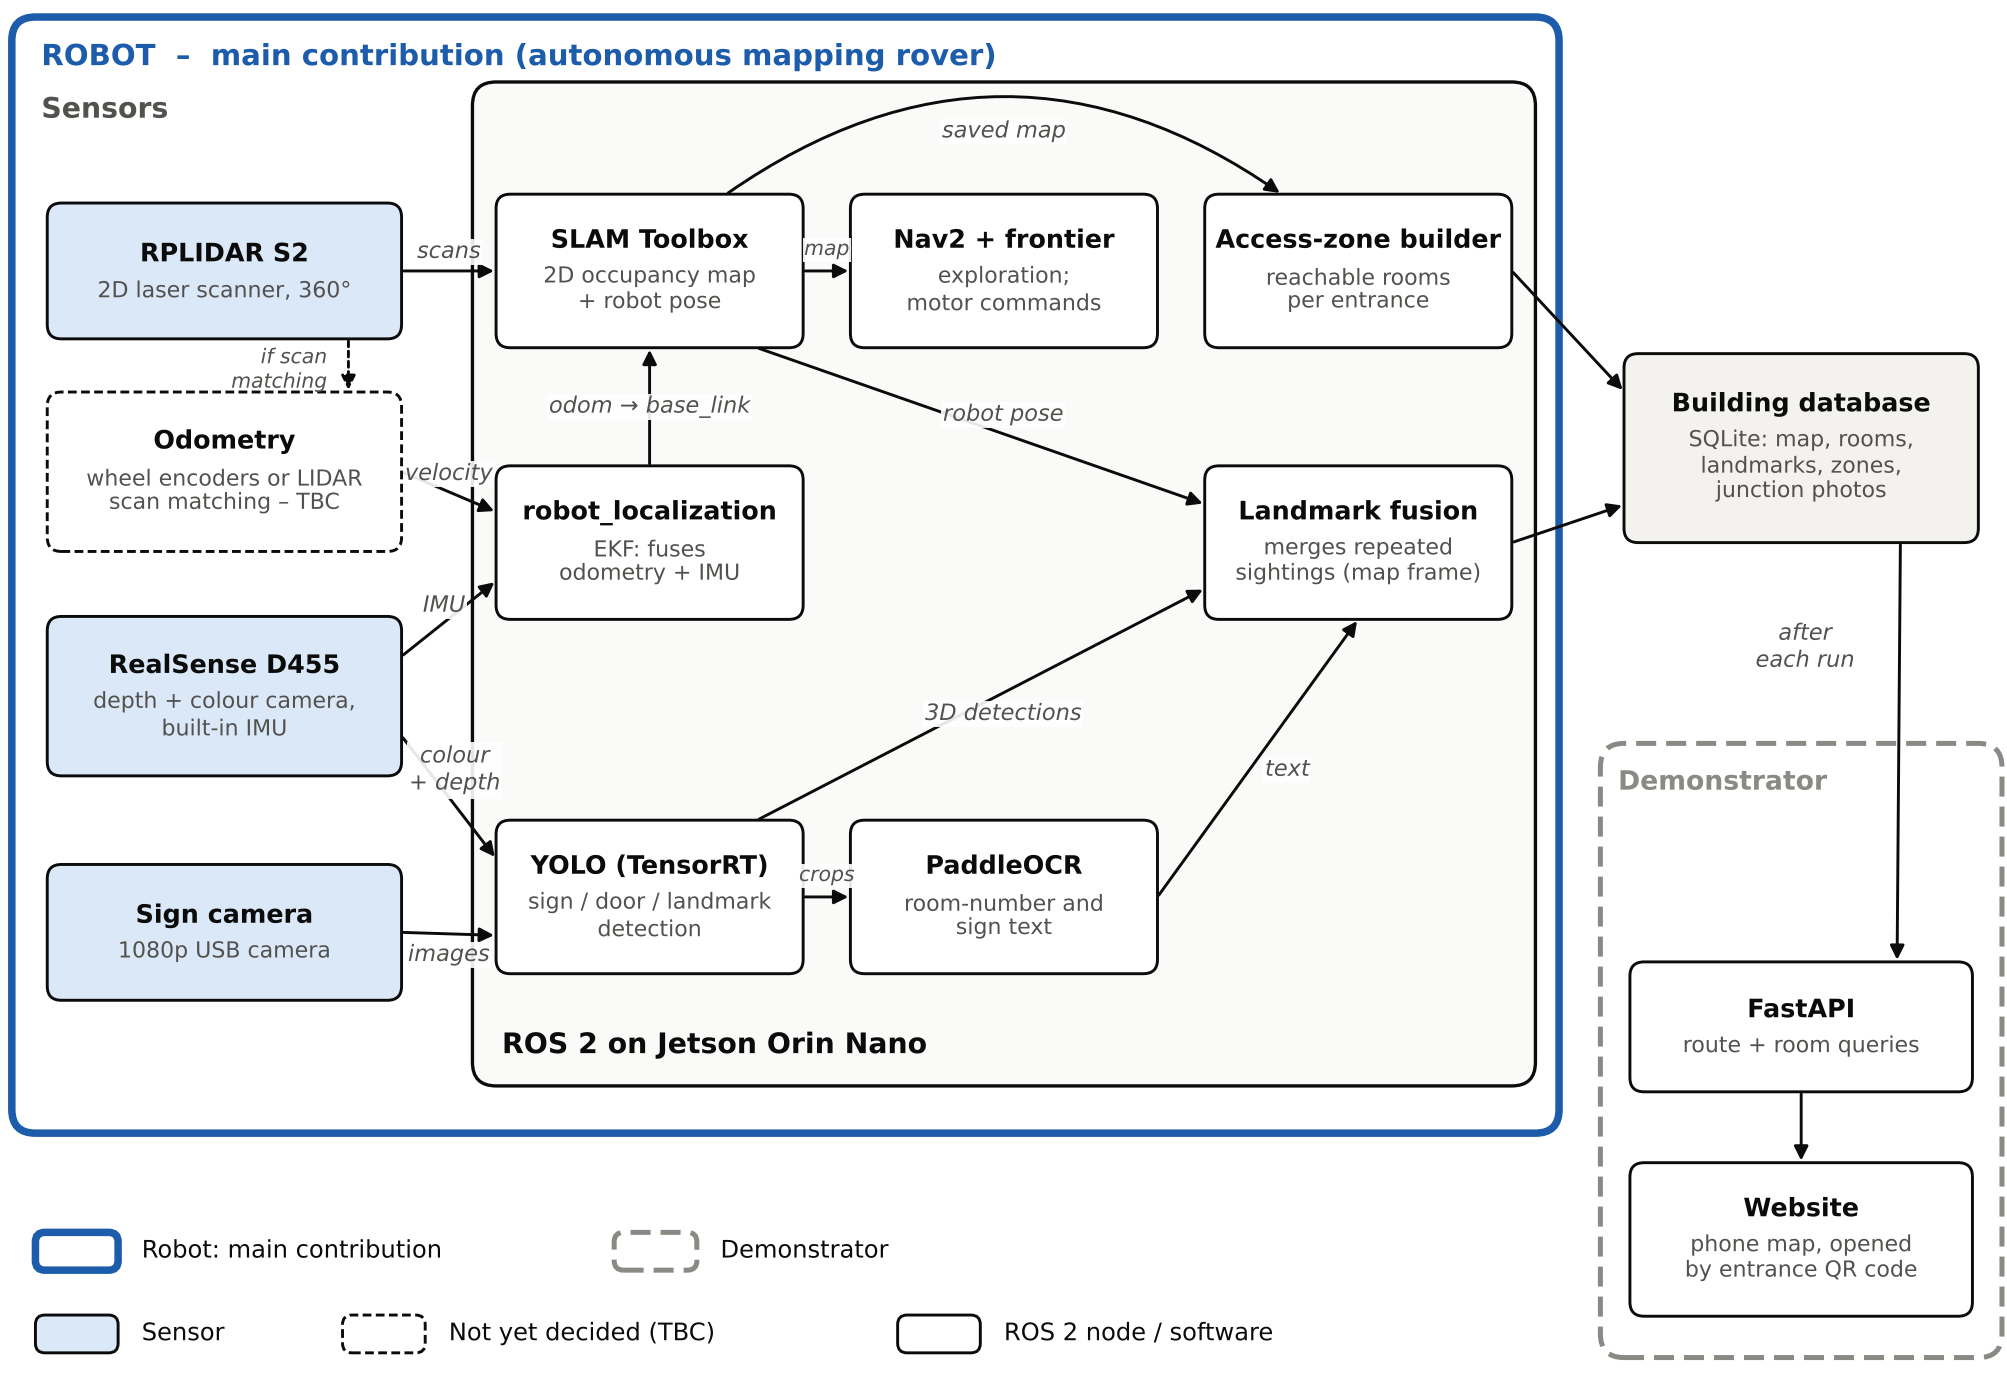

The script that saved this image:
"""Figure 1 of the EEE3094 project proposal: Merz Mapper system architecture.

Run from any directory:
    python docs/proposal/figures/architecture.py

Writes architecture.png (300 dpi) and architecture.pdf next to this script,
sized to the 170 mm text width of an A4 portrait page with 20 mm margins.

Blocks follow docs/SOFTWARE_ARCHITECTURE.md (data flow). The odometry source is
deliberately left open: OPEN_ISSUES #15 / decisions #10 are unresolved, so it is
drawn with a dashed border and labelled TBC.
"""

from pathlib import Path

import matplotlib

matplotlib.use("Agg")
import matplotlib.pyplot as plt  # noqa: E402
from matplotlib.patches import FancyArrowPatch, FancyBboxPatch  # noqa: E402

OUT_DIR = Path(__file__).resolve().parent
MM = 1 / 25.4
W, H = 170, 118  # mm; drawing units are millimetres

INK = "#0b0b0b"
INK_2 = "#52514e"
SENSOR = "#dbe8f8"   # light blue: sensors
ROS = "#ffffff"      # white: ROS 2 nodes
DATA = "#f3f2ee"     # warm grey: data store
WEB = "#ffffff"
ROBOT_EDGE = "#1c5cab"
DEMO_EDGE = "#8a8984"

FS = 6.1  # body font size (pt)


def box(ax, x, y, w, h, text, fc=ROS, ec=INK, lw=0.7, ls="-", bold_first=True, fs=FS):
    """Rounded box centred on (x, y). First line bold."""
    ax.add_patch(FancyBboxPatch((x - w / 2, y - h / 2), w, h,
                                boxstyle="round,pad=0,rounding_size=1.2",
                                fc=fc, ec=ec, lw=lw, ls=ls, zorder=3))
    lines = text.split("\n")
    if bold_first and len(lines) > 1:
        nb = len(lines) - 1
        top = y + (nb * 2.3 + 2.6) / 2  # centre the title + body block
        ax.text(x, top, lines[0], ha="center", va="top",
                fontsize=fs, fontweight="bold", color=INK, zorder=4)
        ax.text(x, top - 3.0, "\n".join(lines[1:]), ha="center", va="top",
                fontsize=fs - 0.8, color=INK_2, zorder=4, linespacing=1.15)
    else:
        ax.text(x, y, text, ha="center", va="center", fontsize=fs, fontweight="bold",
                color=INK, zorder=4)
    return dict(x=x, y=y, w=w, h=h)


def side(b, where, t=0.5):
    """Point on a box edge: where in l/r/t/b, t = fraction along the edge."""
    x0, y0 = b["x"] - b["w"] / 2, b["y"] - b["h"] / 2
    if where == "l":
        return (x0, y0 + t * b["h"])
    if where == "r":
        return (x0 + b["w"], y0 + t * b["h"])
    if where == "t":
        return (x0 + t * b["w"], y0 + b["h"])
    return (x0 + t * b["w"], y0)


def arrow(ax, p, q, label=None, rad=0.0, ls="-", lpos=0.5, loff=(0, 1.2), color=INK, fs=5.4):
    ax.add_patch(FancyArrowPatch(p, q, arrowstyle="-|>", mutation_scale=7, lw=0.7,
                                 color=color, ls=ls, shrinkA=0.5, shrinkB=0.5,
                                 connectionstyle=f"arc3,rad={rad}", zorder=2))
    if label:
        mx = p[0] + (q[0] - p[0]) * lpos + loff[0]
        my = p[1] + (q[1] - p[1]) * lpos + loff[1]
        ax.text(mx, my, label, ha="center", va="center", fontsize=fs, color=INK_2,
                style="italic", zorder=5,
                bbox=dict(fc="white", ec="none", pad=0.4, alpha=0.9))


def container(ax, x0, y0, x1, y1, title, ec, lw, ls="-", fc="none", title_fs=7.0, title_x=None,
              bottom=False):
    ax.add_patch(FancyBboxPatch((x0, y0), x1 - x0, y1 - y0,
                                boxstyle="round,pad=0,rounding_size=2.0",
                                fc=fc, ec=ec, lw=lw, ls=ls, zorder=1))
    ax.text(title_x if title_x is not None else x0 + 2.5, y0 + 2.2 if bottom else y1 - 2.2, title,
            ha="left", va="bottom" if bottom else "top",
            fontsize=title_fs, fontweight="bold", color=ec if ec != INK else INK, zorder=4)


def build():
    plt.rcParams.update({"font.family": "DejaVu Sans", "pdf.fonttype": 42})
    fig = plt.figure(figsize=(W * MM, H * MM))
    ax = fig.add_axes([0, 0, 1, 1])
    ax.set_xlim(0, W)
    ax.set_ylim(0, H)
    ax.set_aspect("equal")
    ax.axis("off")

    # --- Containers -------------------------------------------------------
    container(ax, 1.0, 22.0, 132.0, 116.5,
              "ROBOT  –  main contribution (autonomous mapping rover)",
              ROBOT_EDGE, 1.8)
    ax.text(3.5, 108.6, "Sensors", fontsize=6.8, fontweight="bold", color=INK_2, va="center")
    container(ax, 40.0, 26.0, 130.0, 111.0, "ROS 2 on Jetson Orin Nano", INK, 0.8,
              fc="#fafaf8", title_fs=6.8, bottom=True)
    container(ax, 135.5, 3.0, 169.5, 55.0, "Demonstrator", DEMO_EDGE, 1.2, ls=(0, (4, 2)),
              title_fs=6.4, title_x=137.0)

    # --- Sensors (x centre 21) --------------------------------------------
    sw, sh = 30, 11.5
    lidar = box(ax, 19, 95, sw, sh, "RPLIDAR S2\n2D laser scanner, 360°", fc=SENSOR)
    odom = box(ax, 19, 78, sw, 13.5,
               "Odometry\nwheel encoders or LIDAR\nscan matching – TBC", fc="white", ls=(0, (3, 1.5)))
    d455 = box(ax, 19, 59, sw, 13.5, "RealSense D455\ndepth + colour camera,\nbuilt-in IMU", fc=SENSOR)
    cam = box(ax, 19, 39, sw, 11.5, "Sign camera\n1080p USB camera", fc=SENSOR)

    # --- ROS 2 nodes (3 columns) -------------------------------------------
    c1, c2, c3 = 55, 85, 115
    nw, nh = 26, 13
    slam = box(ax, c1, 95, nw, nh, "SLAM Toolbox\n2D occupancy map\n+ robot pose")
    nav = box(ax, c2, 95, nw, nh, "Nav2 + frontier\nexploration;\nmotor commands")
    zones = box(ax, c3, 95, nw, nh, "Access-zone builder\nreachable rooms\nper entrance")
    ekf = box(ax, c1, 72, nw, nh, "robot_localization\nEKF: fuses\nodometry + IMU")
    fuse = box(ax, c3, 72, nw, nh, "Landmark fusion\nmerges repeated\nsightings (map frame)")
    yolo = box(ax, c1, 42, nw, nh, "YOLO (TensorRT)\nsign / door / landmark\ndetection")
    ocr = box(ax, c2, 42, nw, nh, "PaddleOCR\nroom-number and\nsign text")

    # --- Data + demonstrator ----------------------------------------------
    db = box(ax, 152.5, 80, 30, 16, "Building database\nSQLite: map, rooms,\nlandmarks, zones,\njunction photos", fc=DATA)
    api = box(ax, 152.5, 31, 29, 11, "FastAPI\nroute + room queries")
    web = box(ax, 152.5, 13, 29, 13, "Website\nphone map, opened\nby entrance QR code")

    # --- Arrows -------------------------------------------------------------
    arrow(ax, side(lidar, "r"), side(slam, "l"), "scans", loff=(0, 1.6))
    arrow(ax, side(lidar, "b", 0.85), side(odom, "t", 0.85), ls=(0, (2, 1.5)))
    ax.text(side(lidar, "b", 0.85)[0] - 1.8, 86.6, "if scan\nmatching", fontsize=4.9, color=INK_2,
            ha="right", va="center", style="italic")
    arrow(ax, side(odom, "r"), side(ekf, "l", 0.7), "velocity", loff=(0, 1.5))
    arrow(ax, side(d455, "r", 0.75), side(ekf, "l", 0.25), "IMU", lpos=0.45, loff=(0, 1.4))
    arrow(ax, side(d455, "r", 0.25), side(yolo, "l", 0.75), "colour\n+ depth", lpos=0.5, loff=(0.5, 2.3))
    arrow(ax, side(cam, "r"), side(yolo, "l", 0.25), "images", lpos=0.5, loff=(0, -1.8))
    arrow(ax, side(ekf, "t"), side(slam, "b"), "odom → base_link", loff=(0, 0))
    arrow(ax, side(slam, "r"), side(nav, "l"), "map", loff=(0, 1.8), fs=4.9)
    arrow(ax, side(slam, "t", 0.75), side(zones, "t", 0.25), "saved map", rad=-0.35, lpos=0.5, loff=(0, 5.3))
    arrow(ax, side(slam, "b", 0.85), side(fuse, "l", 0.75), "robot pose", lpos=0.55, loff=(0, 1.6))
    arrow(ax, side(yolo, "r"), side(ocr, "l"), "crops", loff=(0, 1.8), fs=4.9)
    arrow(ax, side(yolo, "t", 0.85), side(fuse, "l", 0.2), "3D detections", lpos=0.55, loff=(0, -1.8))
    arrow(ax, side(ocr, "r"), side(fuse, "b", 0.5), "text", lpos=0.5, loff=(2.5, -1.0))
    arrow(ax, side(zones, "r"), side(db, "l", 0.8), None)
    arrow(ax, side(fuse, "r"), side(db, "l", 0.2), None)
    arrow(ax, side(db, "b", 0.78), side(api, "t", 0.78), "after\neach run", lpos=0.25, loff=(-8.0, 0))
    arrow(ax, side(api, "b"), side(web, "t"), None)

    # --- Key ----------------------------------------------------------------
    ky = 12.0
    ax.add_patch(FancyBboxPatch((3, ky - 1.6), 7, 3.2, boxstyle="round,pad=0,rounding_size=0.8",
                                fc="none", ec=ROBOT_EDGE, lw=1.8))
    ax.text(12, ky, "Robot: main contribution", fontsize=5.8, va="center", color=INK)
    ax.add_patch(FancyBboxPatch((52, ky - 1.6), 7, 3.2, boxstyle="round,pad=0,rounding_size=0.8",
                                fc="none", ec=DEMO_EDGE, lw=1.2, ls=(0, (4, 2))))
    ax.text(61, ky, "Demonstrator", fontsize=5.8, va="center", color=INK)
    ax.add_patch(FancyBboxPatch((3, ky - 8.6), 7, 3.2, boxstyle="round,pad=0,rounding_size=0.8",
                                fc=SENSOR, ec=INK, lw=0.7))
    ax.text(12, ky - 7, "Sensor", fontsize=5.8, va="center", color=INK)
    ax.add_patch(FancyBboxPatch((29, ky - 8.6), 7, 3.2, boxstyle="round,pad=0,rounding_size=0.8",
                                fc="white", ec=INK, lw=0.7, ls=(0, (3, 1.5))))
    ax.text(38, ky - 7, "Not yet decided (TBC)", fontsize=5.8, va="center", color=INK)
    ax.add_patch(FancyBboxPatch((76, ky - 8.6), 7, 3.2, boxstyle="round,pad=0,rounding_size=0.8",
                                fc="white", ec=INK, lw=0.7))
    ax.text(85, ky - 7, "ROS 2 node / software", fontsize=5.8, va="center", color=INK)

    for ext, kw in (("png", {"dpi": 300}), ("pdf", {})):
        fig.savefig(OUT_DIR / f"architecture.{ext}", facecolor="white", **kw)
    plt.close(fig)


if __name__ == "__main__":
    build()
    print(f"Wrote {OUT_DIR / 'architecture.png'} and {OUT_DIR / 'architecture.pdf'}")
